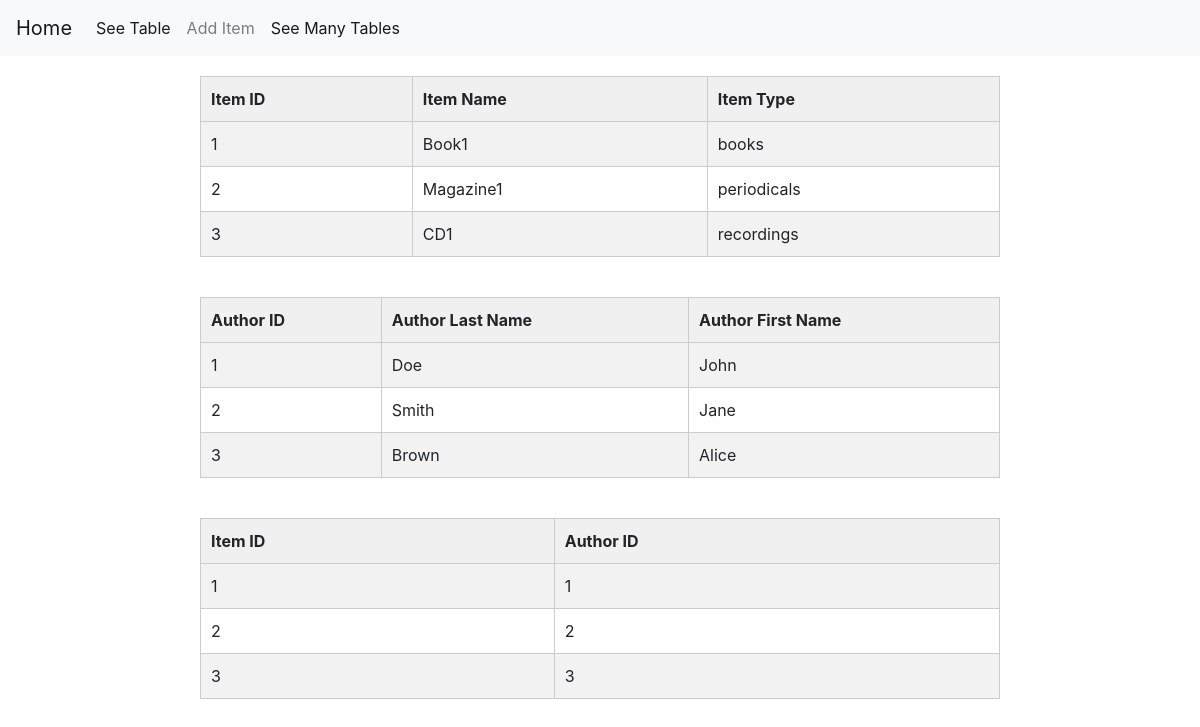
/manytables, run on the app's committed database.
### tables this page shows
CREATE TABLE Item (
    itemID INTEGER PRIMARY KEY AUTOINCREMENT,
    itemName TEXT NOT NULL,
    itemType TEXT CHECK (itemType IN ('books', 'periodicals', 'recordings', 'videos')) NOT NULL
);

CREATE TABLE Author (
    authorID INTEGER PRIMARY KEY AUTOINCREMENT,
    authorLastName TEXT NOT NULL,
    authorFirstName TEXT NOT NULL
);

CREATE TABLE ItemAuthor (
    itemID INTEGER NOT NULL,
    authorID INTEGER NOT NULL,
    PRIMARY KEY (itemID, authorID),
    FOREIGN KEY (itemID) REFERENCES Item (itemID) ON DELETE RESTRICT ON UPDATE CASCADE,
    FOREIGN KEY (authorID) REFERENCES Author (authorID) ON DELETE RESTRICT ON UPDATE CASCADE
);

### app.py (the view)
@app.route('/manytables')
def display_manytables():
    conn = get_db_connection()
    authorData = conn.execute("SELECT * FROM Author;").fetchall()
    itemAuthorData = conn.execute("SELECT * FROM ItemAuthor;").fetchall()
    itemData = conn.execute("SELECT * FROM ITEM;").fetchall()
    conn.close()
    return render_template('manytables.html', authorData=authorData, itemAuthorData=itemAuthorData, itemData=itemData)

### app.py (called while the page is built)
def get_db_connection():
    conn = sqlite3.connect('database.db')
    conn.row_factory = sqlite3.Row
    return conn

### templates/manytables.html (shortened to what this page needs)
{% extends 'base.html' %}
{% block content %}
  <head>
  </head>
  <body>
    <table>
      <tr>
        <th>Item ID</th>
        <th>Item Name</th>
        <th>Item Type</th>
      </tr>
      {% for row in itemData %}
        <tr>
          <td>{{ row[0] }}</td>
          <td>{{ row[1] }}</td>
          <td>{{ row[2] }}</td>
        </tr>
      {% endfor %}
    </table>
    <table>
        <tr>
          <th>Author ID</th>
          <th>Author Last Name</th>
          <th>Author First Name</th>
        </tr>
        {% for row in authorData %}
          <tr>
            <td>{{ row[0] }}</td>
            <td>{{ row[1] }}</td>
            <td>{{ row[2] }}</td>
          </tr>
        {% endfor %}
      </table>
      <table>
        <tr>
          <th>Item ID</th>
          <th>Author ID</th>
        </tr>
        {% for row in itemAuthorData %}
          <tr>
            <td>{{ row[0] }}</td>
            <td>{{ row[1] }}</td>
          </tr>
        {% endfor %}
      </table>
  </body>
</html>
{% endblock %}

### templates/manytables.html (style rules this page uses)
table { border-collapse: collapse; width: 100%; max-width: 800px; margin: 0 auto; margin-bottom: 40px; margin-top: 20px; }
table, th, td { border: 1px solid #ccc; }
th, td { padding: 10px; text-align: left; }
th { background-color: #f0f0f0; font-weight: bold; }
tr:nth-child(even) { background-color: #f2f2f2; }

### data on the page
Item: itemID "1", itemName "Book1", itemType "books"
Item: itemID "2", itemName "Magazine1", itemType "periodicals"
Item: itemID "3", itemName "CD1", itemType "recordings"
Author: authorID "1", authorLastName "Doe", authorFirstName "John"
Author: authorID "2", authorLastName "Smith", authorFirstName "Jane"
Author: authorID "3", authorLastName "Brown", authorFirstName "Alice"
ItemAuthor: itemID "1", authorID "1"
ItemAuthor: itemID "2", authorID "2"
ItemAuthor: itemID "3", authorID "3"
